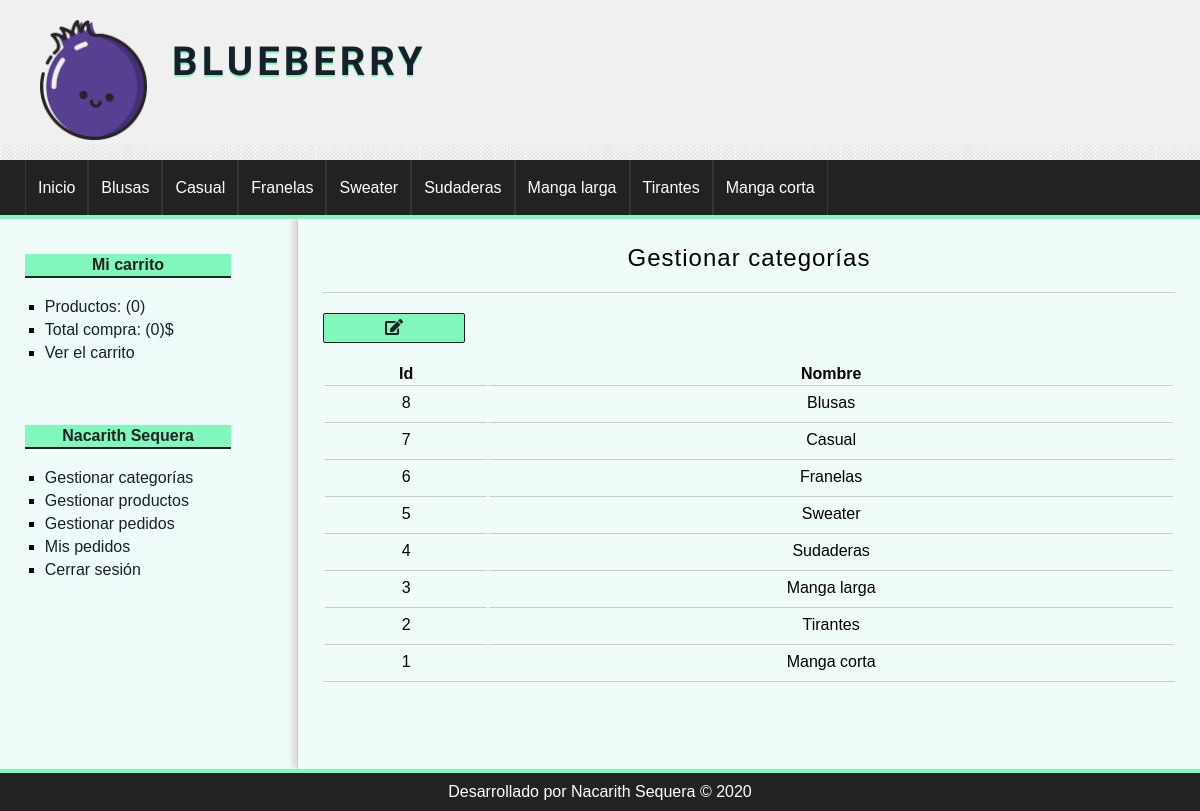
Page /categoria/index (signed in) on the committed database.
### tables this page shows
CREATE TABLE IF NOT EXISTS `categorias` (
  `id` int(255) NOT NULL AUTO_INCREMENT,
  `nombre` varchar(100) NOT NULL,
  PRIMARY KEY (`id`)
);

### config/db.php (called while the page is built)
<?php
class Database
{
	static function connect()
	{
		$db = new mysqli('localhost', 'root', '', 'tienda');
		$db->query("SET NAMES 'utf8'");
		return $db;
	}
}
 ?>

### helpers/utils.php (called while the page is built, shortened)
<?php
class Utils{
	public static function showCategorias(){
		require_once 'models/categoria.php';
		$categoria = new Categoria();
		$categorias = $categoria->getAll();
		return $categorias;
	}
}

### models/categoria.php (called while the page is built, shortened)
<?php
class Categoria{
	private $db;
	public function __construct() {
		$this->db = Database::connect();
	}
	public function getAll(){
		$categorias = $this->db->query("SELECT * FROM categorias ORDER BY id DESC;");
		return $categorias;
	}
}

### controllers/CategoriaController.php (called while the page is built, shortened)
<?php
require_once 'models/categoria.php';
class categoriaController{
	public function index(){
		$categoria = new Categoria();
		$categorias = $categoria->getAll();
		require_once 'views/categoria/index.php';
	}
}

### views/categoria/index.php (the view, shortened to what this page needs)
<h1>Gestionar categorías</h1>
<a href="<?=base_url?>categoria/crear" class="button-small">
   <i class="descrip fas fa-edit" title="Crear categoría"></i>
</a>
<table>
	<tr>
		<th>Id</th>
		<th>Nombre</th>
  </tr>
<?php  while($cat = $categorias->fetch_object()) : ?>
	<tr>
		<td><?=$cat->id;?></td>
		<td><?=$cat->nombre;?></td>
  </tr>
<?php endwhile;?>
</table>

### views/layout/header.php (shortened to what this page needs)
<!DOCTYPE html>
<html lang="es">
<head>
	<link rel="stylesheet" href="<?=base_url?>assets/css/styles.css">
</head>
<body>
	<header id="header">
		<div id="logo">
			<img src="<?=base_url?>assets/img/blueb.png" alt="Logo Blueberry" />
			<a href="index.php" class="mora">
				Blueberry
			</a>
		</div>
	</header>
	<?php $categorias = Utils::showCategorias();?>
	<nav id="menu">
		<ul>
			<li><a href="<?=base_url?>">Inicio</a></li>
			<?php while($cat = $categorias->fetch_object()): ?>
			<li><a href="<?=base_url?>categoria/ver&id=<?=$cat->id?>"><?=$cat->nombre?></a></li>
		    <?php endwhile; ?>
		</ul>
	</nav>
    <div id="content">

### assets/css/styles.css (style rules this page uses)
* { padding: 0px; margin: 0px; font-family: sans-serif, Helvetica, Arial; }
body { background: url(../img/bg.png); }
a { color: #17202A; text-decoration: none; }
table { text-align: center; width: 100%; border-bottom: 1px solid #ccc; }
td { border-top: 1px solid #ccc; padding: 8px; }
#header { height: 145px; background: #F0F0F0; }
#logo { padding: 20px; margin-left: 20px; float:left; }
#logo img { float:left; height: 120px; }
#logo a { float:left; font-size: 40px; letter-spacing: 4px; text-transform: uppercase; color: #17202A; font-weight: bold; text-decoration: none; margin-top: 18px; margin-left: 25px; text-shadow: 0px 2px 1px #81F7BE; transition: all 300ms; font-family: 'Piedra', cursive; }
#menu { clear:both; background: #222; color: white; height: 55px; border-bottom: 4px solid #81F7BE; }
#menu ul { list-style: none; text-decoration: none; margin: 0px auto; margin-left: 25px; }
#menu ul li { line-height: 55px; float:left; border-right: 1px solid #363636; text-decoration: none; }
#menu a { display: block; color: white; text-decoration: none; padding-left: 12px; padding-right: 12px; transition: all 300ms; }
#menu a:first-child { border-left: 1px solid #363636; }
#content { margin: 0px auto; overflow: hidden; background: #F0FCF9; }
.button-small { width: 120px; text-align: center; margin-bottom: 20px; color: #222 !important; text-decoration: none; display: block; border-radius: 2px; padding: 5px; padding-left: 10px; padding-right: 10px; color: #222; background: #81F7BE; border: 1px solid #222; cursor:pointer; font-family: Helvetica; }
#central h1 { font-size: 24px; font-weight: normal; letter-spacing: 1px; text-align: center; border-bottom: 1px solid #ccc; margin-bottom: 20px; padding: 20px; padding-top: 0px; }

### rows in the picture
categorias: nombre "Blusas", id "8"
categorias: nombre "Casual", id "7"
categorias: nombre "Franelas", id "6"
categorias: nombre "Sweater", id "5"
categorias: nombre "Sudaderas", id "4"
categorias: nombre "Manga larga", id "3"
categorias: nombre "Tirantes", id "2"
categorias: nombre "Manga corta", id "1"

### other values in the picture
$stats['count'] "0"
$stats['total'] "0"
$_SESSION['identity']->nombre "Nacarith"
$_SESSION['identity']->apellidos "Sequera"
